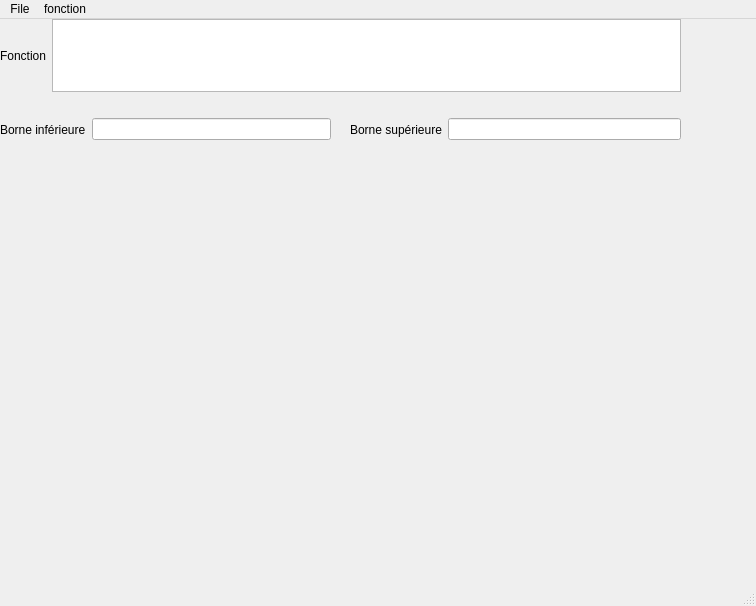
<?xml version="1.0" encoding="UTF-8"?>
<ui version="4.0">
 <class>TP2MainWindow</class>
 <widget class="QMainWindow" name="TP2MainWindow">
  <property name="geometry">
   <rect>
    <x>0</x>
    <y>0</y>
    <width>756</width>
    <height>606</height>
   </rect>
  </property>
  <property name="windowTitle">
   <string>MainWindow</string>
  </property>
  <widget class="QWidget" name="centralwidget">
   <widget class="QWidget" name="horizontalLayoutWidget">
    <property name="geometry">
     <rect>
      <x>0</x>
      <y>0</y>
      <width>681</width>
      <height>73</height>
     </rect>
    </property>
    <layout class="QHBoxLayout" name="horizontalLayout">
     <item>
      <widget class="QLabel" name="label">
       <property name="text">
        <string>Fonction</string>
       </property>
      </widget>
     </item>
     <item>
      <widget class="QTextEdit" name="textEdit"/>
     </item>
    </layout>
   </widget>
   <widget class="QWidget" name="horizontalLayoutWidget_2">
    <property name="geometry">
     <rect>
      <x>0</x>
      <y>90</y>
      <width>331</width>
      <height>41</height>
     </rect>
    </property>
    <layout class="QHBoxLayout" name="horizontalLayout_2">
     <item>
      <widget class="QLabel" name="label_2">
       <property name="text">
        <string>Borne inférieure</string>
       </property>
      </widget>
     </item>
     <item>
      <widget class="QLineEdit" name="lineEdit"/>
     </item>
    </layout>
   </widget>
   <widget class="QWidget" name="horizontalLayoutWidget_3">
    <property name="geometry">
     <rect>
      <x>350</x>
      <y>90</y>
      <width>331</width>
      <height>41</height>
     </rect>
    </property>
    <layout class="QHBoxLayout" name="horizontalLayout_3">
     <item>
      <widget class="QLabel" name="label_3">
       <property name="text">
        <string>Borne supérieure</string>
       </property>
      </widget>
     </item>
     <item>
      <widget class="QLineEdit" name="lineEdit_2"/>
     </item>
    </layout>
   </widget>
  </widget>
  <widget class="QMenuBar" name="menubar">
   <property name="geometry">
    <rect>
     <x>0</x>
     <y>0</y>
     <width>756</width>
     <height>38</height>
    </rect>
   </property>
   <widget class="QMenu" name="menuFile">
    <property name="title">
     <string>File</string>
    </property>
   </widget>
   <widget class="QMenu" name="menufonction">
    <property name="title">
     <string>fonction</string>
    </property>
   </widget>
   <addaction name="menuFile"/>
   <addaction name="menufonction"/>
  </widget>
  <widget class="QStatusBar" name="statusbar"/>
 </widget>
 <resources/>
 <connections/>
</ui>
